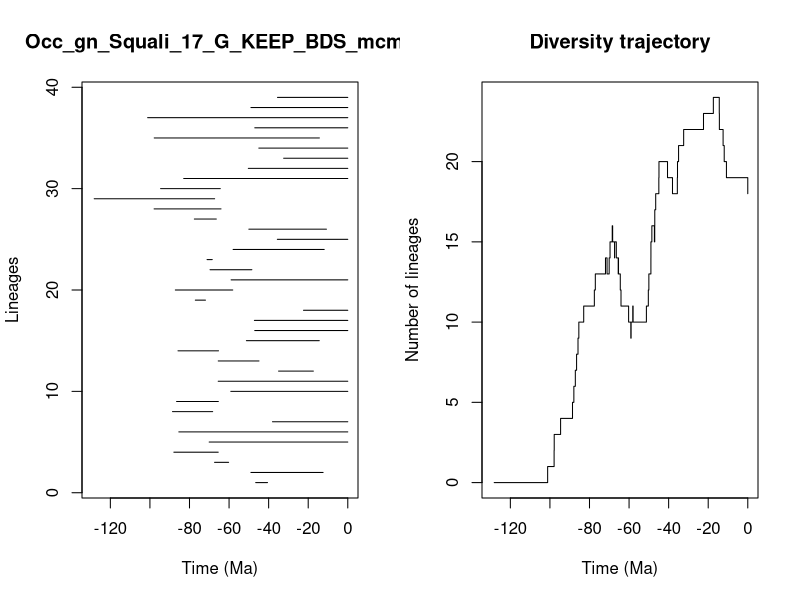

Source code (R):


pdf(file='../Results/Genus/5_MA_bins_EP_FT/pyrate_mcmc_logs/Occ_gn_Squali_17_G_KEEP_BDS_mcmc_LTT.pdf',width=0.6*20, height=0.6*10)
title = "Occ_gn_Squali_17_G_KEEP_BDS_mcmc"
ts=c(46.5387078622768, 48.961671305615845,67.33180576107854,87.90259264297983,70.05410884547334,85.38700048310538,38.05175518056091,88.58794782096953,86.5259789795125,59.115811196316365,65.48671546806011,34.9787443522565,65.46920930744308,85.80690392961169,51.23920824467832,47.02792611581098,47.19994120342914,22.381044201713877,77.05438176946582,87.15854415011745,58.96383658338656,69.61467521017154,71.12404038378664,57.95473704038866,35.600744145911236,49.99602352526874,77.54634897816199,97.88604290184699,128.16248867994875,94.60534149220963,82.92596066369515,50.26624077792392,32.40850775559563,44.95405581090898,97.82989244165414,47.00598290799332,101.15031988345966,48.95137385247026,35.51990444527409)
te=c(40.570845283153524, 12.474250560105249,60.23089482262696,65.48011430779432,0.0,0.0,0.0,68.29268001435992,65.42229079684579,0.0,0.0,17.401472656166728,44.884770200058085,65.33937817850345,14.408432653411815,0.0,0.0,0.0,71.91738040367888,58.13529698930902,0.0,48.48009083028339,68.50626149200735,11.910013686420658,0.0,10.788679712027985,66.45308179018919,64.07471211796256,67.2938069705033,64.43786866775353,0.0,0.0,0.0,0.0,14.358144183951177,0.0,0.0,0.0,0.0)
div_traj=c(0, 1,2,3,4,5,6,7,8,9,10,11,12,13,14,13,14,15,16,15,14,15,14,13,14,13,14,13,12,11,10,9,10,11,10,11,12,13,14,15,16,15,16,17,18,19,20,19,18,19,20,21,22,23,24,23,22,21,20,19,18)
time_events=c(128.16248867994875, 101.15031988345966,97.88604290184699,97.82989244165414,94.60534149220963,88.58794782096953,87.90259264297983,87.15854415011745,86.5259789795125,85.80690392961169,85.38700048310538,82.92596066369515,77.54634897816199,77.05438176946582,71.91738040367888,71.12404038378664,70.05410884547334,69.61467521017154,68.50626149200735,68.29268001435992,67.33180576107854,67.2938069705033,66.45308179018919,65.48671546806011,65.48011430779432,65.46920930744308,65.42229079684579,65.33937817850345,64.43786866775353,64.07471211796256,60.23089482262696,59.115811196316365,58.96383658338656,58.13529698930902,57.95473704038866,51.23920824467832,50.26624077792392,49.99602352526874,48.961671305615845,48.95137385247026,48.48009083028339,47.19994120342914,47.02792611581098,47.00598290799332,46.5387078622768,44.95405581090898,44.884770200058085,40.570845283153524,38.05175518056091,35.600744145911236,35.51990444527409,34.9787443522565,32.40850775559563,22.381044201713877,17.401472656166728,14.408432653411815,14.358144183951177,12.474250560105249,11.910013686420658,10.788679712027985,0.0)
                par(mfrow=c(1,2))
                L = length(ts)
                plot(ts, 1:L , xlim=c(-max(ts)-1,0), pch=20, type="n", main=title,xlab="Time (Ma)",ylab="Lineages")
                for (i in 1:L){segments(x0=-te[i],y0=i,x1=-ts[i],y1=i)}    
                t = -time_events
                plot(div_traj ~ t,type="s", main = "Diversity trajectory",xlab="Time (Ma)",ylab="Number of lineages",xlim=c(-max(ts)-1,0))
                abline(v=c(65,200,251,367,445),lty=2,col="gray")
                
